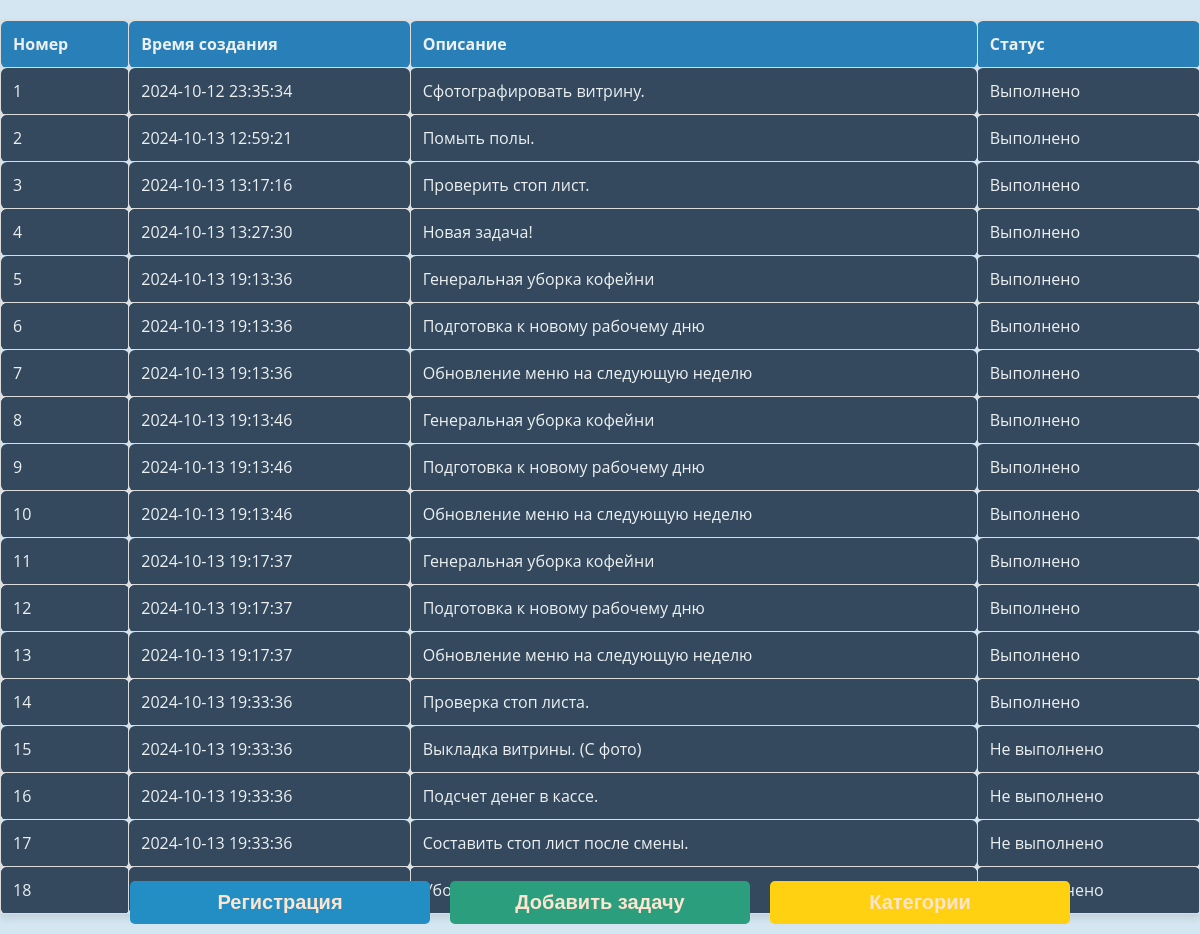
The app's page /admin/tasks (signed in) with its own data.
### app/models.py (models this page shows)
class Task(Base):
    __tablename__ = "tasks"
    id = Column(Integer, primary_key=True, index=True)
    user_id = Column(Integer, ForeignKey("users.id"))
    task_description = Column(Text)
    is_completed = Column(Boolean, default=False)
    created_at = Column(DateTime, default=datetime.utcnow)
    completed_at = Column(DateTime, nullable=True)
    level = Column(Integer, nullable=False)  # Уровень задачи
    result = Column(String, nullable=False)  # Уровень задачи
    user = relationship("User", back_populates="tasks")

### app/routes/tasks_workshifts.py (the view)
@router.get("/admin/tasks")
async def get_admin_tasks(request: Request, db: Session = Depends(get_db), user: str = Depends(get_user_from_cookie)):
    if user != "admin":
        return {"error": "Access denied"}
    tasks = db.query(Task).all()  # Все задачи
    return templates.TemplateResponse(
        "tasks.html",
        {
            "request": request,
            "tasks": tasks,
            "user": user,
            "users": db.query(User).all()
            }
        )

### app/templates/tasks.html (shortened to what this page needs)
<!DOCTYPE html>
<html lang="en">
<head>
    <link rel="stylesheet" href="/static/css/base.css">
    <link rel="stylesheet" href="/static/css/layout.css">
    <link rel="stylesheet" href="/static/css/buttons.css">
    <link rel="stylesheet" href="/static/css/tables.css">
    <link rel="stylesheet" href="/static/css/modals.css">
    <link rel="stylesheet" href="/static/css/notifications.css">
</head>
<body>
    <table>
        <thead>
            <tr>
                <th>Номер</th>
                <th>Время создания</th>
                <th>Описание</th>
                <th>Статус</th>
            </tr>
        </thead>
        <tbody>
            {% for task in tasks %}
            <tr onclick="showTaskDetails({{ task.id }})">
                <td>{{ loop.index }}</td>
                <td>{{ task.created_at.strftime('%Y-%m-%d %H:%M:%S') }}</td>
                <td>{{ task.task_description }}</td>
                <td>{{ "Выполнено" if task.is_completed else "Не выполнено" }}</td>
            </tr>
            {% endfor %}
        </tbody>
    </table>
    <div class="buttons">
        {% if user == "admin" %}
        <button type="button" class="button button-blue" onclick="window.location.href='/register'">Регистрация</button>
        <button type="button" class="button button-green" onclick="openAddTaskModal()">Добавить задачу</button>
        {% else %}
            {% if user.is_working == 0 %}
            <button type="button" class="button button-green" onclick="startShift()">Начать смену</button>
            {% else %}
            <button type="button" class="button button-red" onclick="endShift()">Завершить смену</button>
            {% endif %}
        {% endif %}
        <button type="button" class="button button-yellow" onclick="window.location.href='/'">Категории</button>
    </div>
</body>
</html>

### app/static/css/base.css (style rules this page uses)
body { font-family: 'Open Sans', sans-serif; background-color: #D4E6F1; color: #34495e; margin: 0; padding: 0; display: flex; flex-direction: column; align-items: center; min-height: 100vh; max-width: 100vw; overflow-x: hidden; }
input, textarea, select, button { font-size: 20px; }

### app/static/css/buttons.css (style rules this page uses)
.button { background-color: #2980b9; justify-content: center; border: none; color: #FFE4CF; padding: 10px 20px; font-size: 20px; font-weight: bold; cursor: pointer; border-radius: 5px; width: 100%; max-width: 300px; margin: 0 10px; }
.button-yellow { background-color: #FFD110; }
.button-green { background-color: #2B9E7D; }
.button-blue { background-color: #228EC4; }
.buttons { position: fixed; bottom: 0; left: 0; width: 100%; display: flex; justify-content: center; padding: 10px 0; z-index: 1000; }

### app/static/css/tables.css (style rules this page uses)
table { width: 100%; border-collapse: collapse; margin: 20px 0; box-shadow: 0 4px 8px rgba(0, 0, 0, 0.1); }
table, th, td { border: 1px solid #ddd; }
th, td { padding: 12px; text-align: left; border-radius: 6px; }
th { background-color: #2980b9; color: #ecf0f1; font-weight: bold; }
td { background-color: #34495e; color: #ecf0f1; transition: background-color 0.3s ease; }
tr:nth-child(even) { background-color: #2c3e50; }

### records on screen
Task: created_at "2024-10-12 23:35:34", task_description "Сфотографировать витрину.", is_completed "Выполнено"
Task: created_at "2024-10-13 12:59:21", task_description "Помыть полы.", is_completed "Выполнено"
Task: created_at "2024-10-13 13:17:16", task_description "Проверить стоп лист.", is_completed "Выполнено"
Task: created_at "2024-10-13 13:27:30", task_description "Новая задача!", is_completed "Выполнено"
Task: created_at "2024-10-13 19:13:36", task_description "Генеральная уборка кофейни", is_completed "Выполнено"
Task: created_at "2024-10-13 19:13:36", task_description "Подготовка к новому рабочему дню", is_completed "Выполнено"
Task: created_at "2024-10-13 19:13:36", task_description "Обновление меню на следующую неделю", is_completed "Выполнено"
Task: created_at "2024-10-13 19:13:46", task_description "Генеральная уборка кофейни", is_completed "Выполнено"
Task: created_at "2024-10-13 19:13:46", task_description "Подготовка к новому рабочему дню", is_completed "Выполнено"
Task: created_at "2024-10-13 19:13:46", task_description "Обновление меню на следующую неделю", is_completed "Выполнено"
Task: created_at "2024-10-13 19:17:37", task_description "Генеральная уборка кофейни", is_completed "Выполнено"
Task: created_at "2024-10-13 19:17:37", task_description "Подготовка к новому рабочему дню", is_completed "Выполнено"
Task: created_at "2024-10-13 19:17:37", task_description "Обновление меню на следующую неделю", is_completed "Выполнено"
Task: created_at "2024-10-13 19:33:36", task_description "Проверка стоп листа.", is_completed "Выполнено"
Task: created_at "2024-10-13 19:33:36", task_description "Выкладка витрины. (С фото)", is_completed "Не выполнено"
Task: created_at "2024-10-13 19:33:36", task_description "Подсчет денег в кассе.", is_completed "Не выполнено"
Task: created_at "2024-10-13 19:33:36", task_description "Составить стоп лист после смены.", is_completed "Не выполнено"
